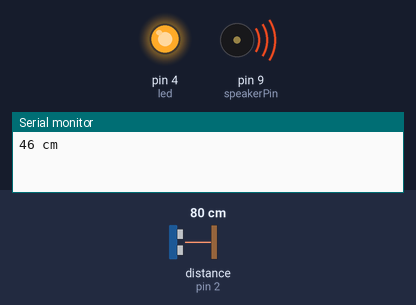
Simulated run of this sketch. Board: Arduino Uno, built with avr-gcc and run on an emulated ATmega328P. Shown: output pins drawn as LEDs (lit = HIGH), buzzer (waves = sounding), the last lines printed to the serial monitor. Wiring (inferred from the names in the program): ultrasonic range finder: trigger pin 3; echo pin 2. The test bench sets the inputs (shaded band); at power-on: distance to the obstacle (sensor on pin 2) 80 cm. The echo pulse lasts 58.3 µs per cm; pins used as bus, display or sensor lines are not drawn.

Above: at 3.3 s.
3.4 s: distance to the obstacle (sensor on pin 2) set to 92 cm
At 5.9 s:
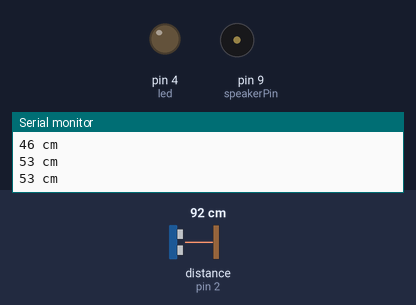
6.7 s: distance to the obstacle (sensor on pin 2) set to 2 cm
At 9.4 s:
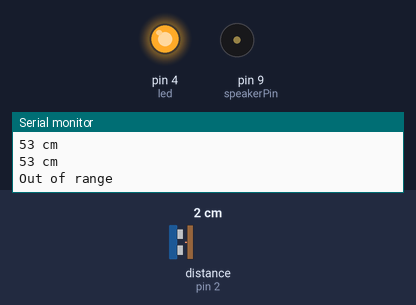
13.0 s: distance to the obstacle (sensor on pin 2) set to 120 cm
At 15.4 s:
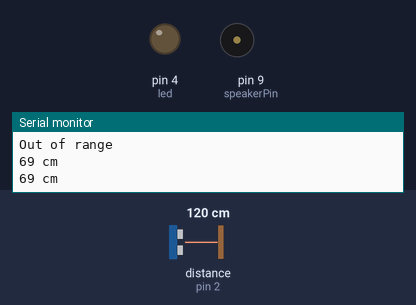
16.3 s: distance to the obstacle (sensor on pin 2) set to 4 cm
At 17.8 s:
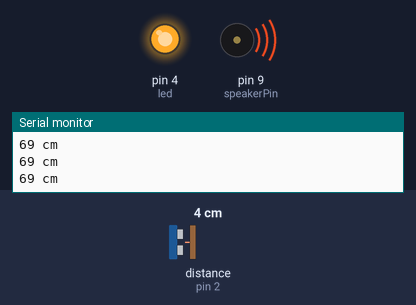
Timing chart, 0 to 24.0 s (numbered marks = the images above; inputs shaded):
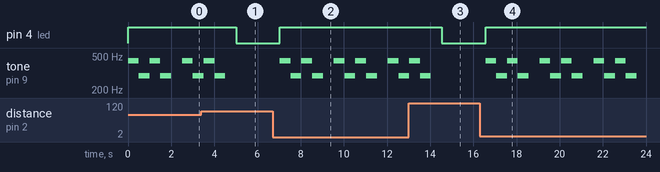

Measured:
- the behaviour switches between 87 and 88 cm on distance to the obstacle (sensor on pin 2) (found by bisection; images 0 and 1)
- after the input at 3.4 s, pin 4 (led): HIGH → LOW after 1.6 s; tone on pin 9 (speakerPin): goes on until 4.5 s, then stays silent
- after the input at 6.7 s, pin 4 (led): LOW → HIGH after 0.34 s; tone on pin 9 (speakerPin): silent → 440 Hz after 0.34 s, then repeats every 2.5 s: 294 Hz 0.50 s, 440 Hz 0.50 s, 294 Hz 0.50 s, silent 0.50 s, 440 Hz 0.50 s
- after the input at 13.0 s, pin 4 (led): HIGH → LOW after 1.5 s; tone on pin 9 (speakerPin): goes on until 14.0 s, then stays silent
- after the input at 16.3 s, pin 4 (led): LOW → HIGH after 0.27 s; tone on pin 9 (speakerPin): silent → 440 Hz after 0.27 s, then repeats every 2.5 s: 294 Hz 0.50 s, 440 Hz 0.50 s, 294 Hz 0.50 s, silent 0.50 s, 440 Hz 0.50 s
- by itself, tone on pin 9 (speakerPin): plays 440 Hz for 0.50 s, 294 Hz for 0.50 s, 440 Hz for 0.50 s, 294 Hz for 0.50 s, 440 Hz for 0.50 s, 294 Hz for 0.39 s

The sketch:

TestUltrasonic.ino
```cpp
#define echoPin 2
#define trigPin 3
#define led 4
int speakerPin = 9;
int numTones = 4;
int tones[] = {440, 294, 440, 294};

void setup() {
  Serial.begin (9600);
  pinMode(trigPin, OUTPUT);
  pinMode(echoPin, INPUT);
  pinMode(led, OUTPUT);
}

void loop() {
  long duration, distance;
  digitalWrite(trigPin, LOW);  // Added this line
  delayMicroseconds(2); // Added this line
  digitalWrite(trigPin, HIGH);
  delayMicroseconds(10); // Added this line
  digitalWrite(trigPin, LOW);
  duration = pulseIn(echoPin, HIGH);
  distance = (duration/2) / 50;
  if (distance > 50) {  // This is where the LED On/Off happens
  digitalWrite(led,LOW);
}
  else {
    digitalWrite(led,HIGH);
    for (int i = 0; i < numTones; i++)
  {
    tone(speakerPin, tones[i]);
    delay(500);
  }
  noTone(speakerPin);

  }
  if (distance >= 200 || distance <= 0){
    Serial.println("Out of range");
  }
  else {
    Serial.print(distance);
    Serial.println(" cm");
  }
  delay(500);
}
```
